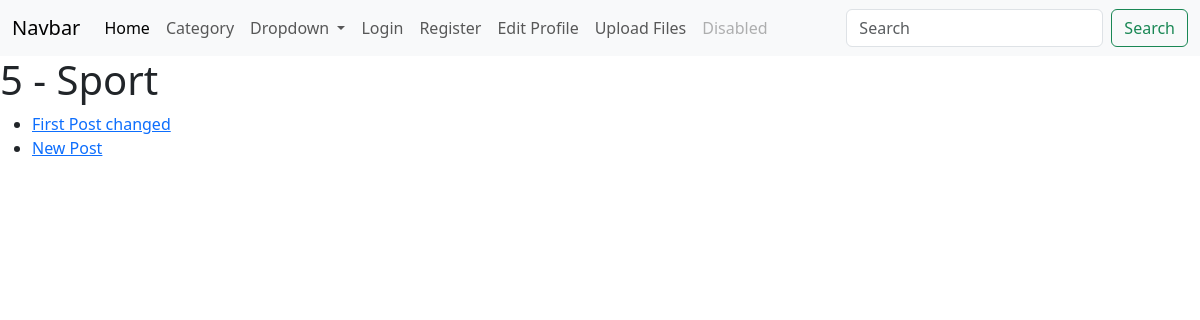
The page /category/5 on the database its author committed.
### blog/models.py (models this page shows, shortened)
class Category(models.Model):
    name = models.CharField(max_length=255)

class Post(models.Model):
    author = models.ForeignKey(User, null=True, blank=True, on_delete=models.CASCADE)
    body = models.TextField()
    category = models.ForeignKey(Category, on_delete=models.SET_NULL, null=True)
    likes = models.ManyToManyField(User, blank=True, null=True, related_name="post_likes")
    post_image = models.ImageField(blank=True, null=True)
    title = models.CharField(max_length=255)

### blog/views.py (the view)
# urls.py: path("category/<int:id>", detail_category,
def detail_category(request, id):
    error_message = ""
    try:
        data = Category.objects.get(id=id)
    except Category.DoesNotExist:
        error_message = "The category does not exist"
        data = None
    return render(request, "detail_category.html",
                  {"category": data,
                   "error_message": error_message})

### blog/templates/detail_category.html (shortened to what this page needs)
{% extends 'base.html' %}
{% block content %}
    <h1>{{ category.id }} - {{ category.name }}</h1>
    <ul>
    {% for post in category.post_set.all %}
        <li><a href="{% url 'detail_post' id=post.id %}">{{ post.title }}</a></li>
    {% endfor %}
    </ul>
{% endblock %}

### rows shown on the page
Category: id "5", name "Sport"
Post: title "First Post changed"
Post: title "New Post"
